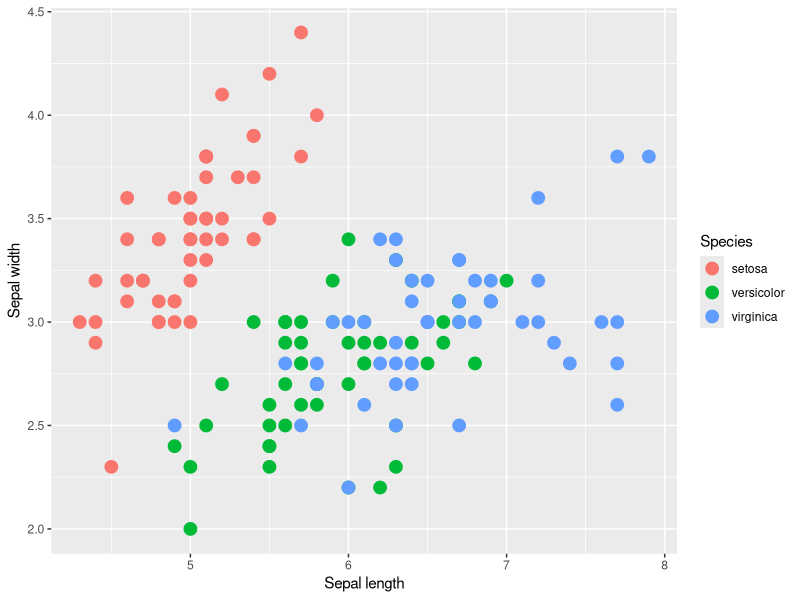
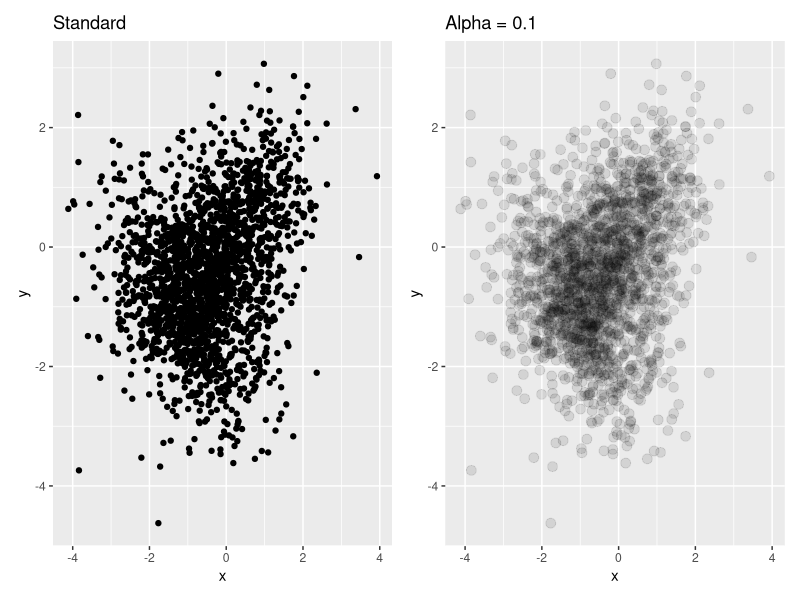
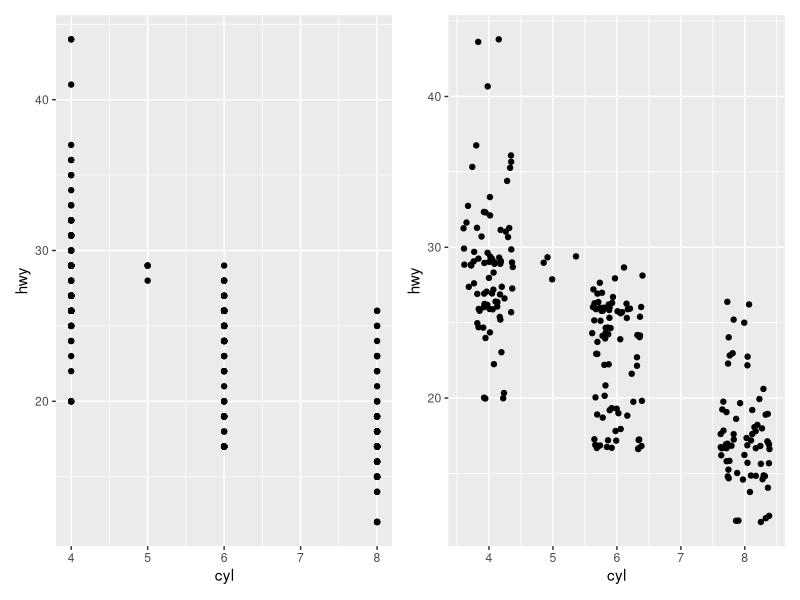
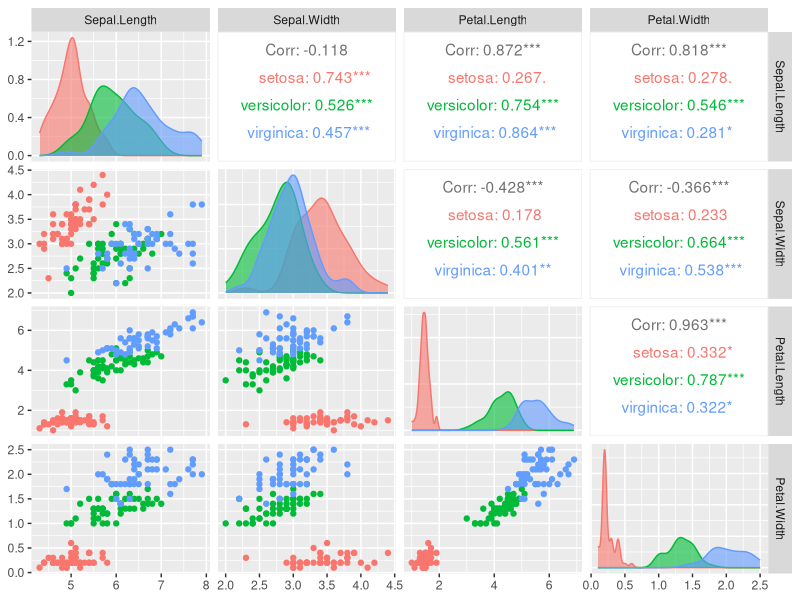
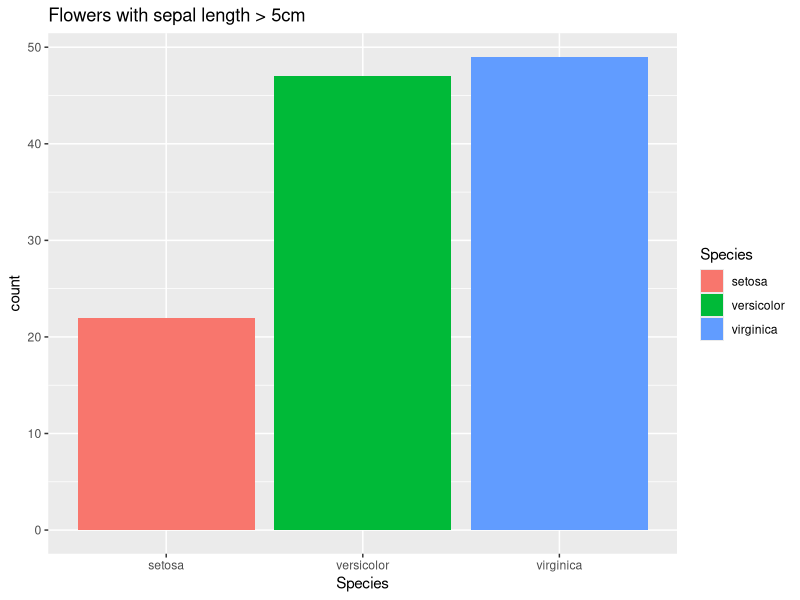
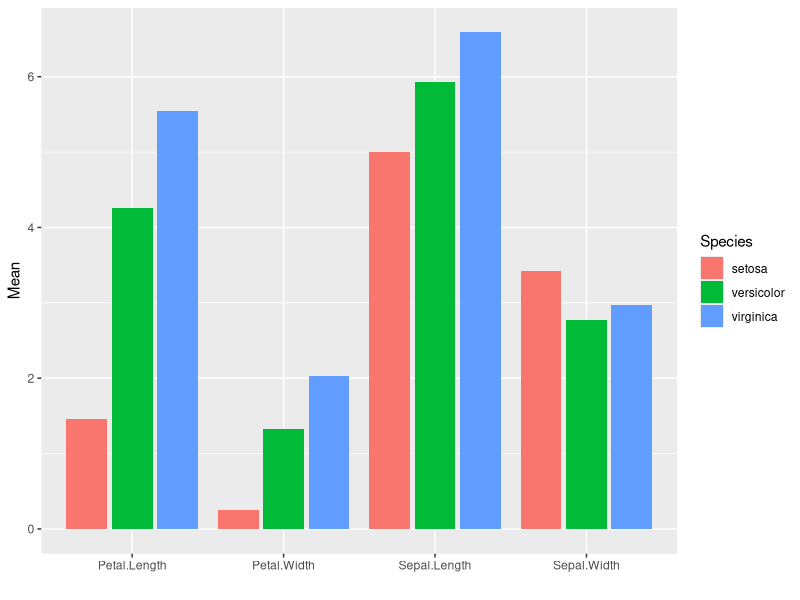
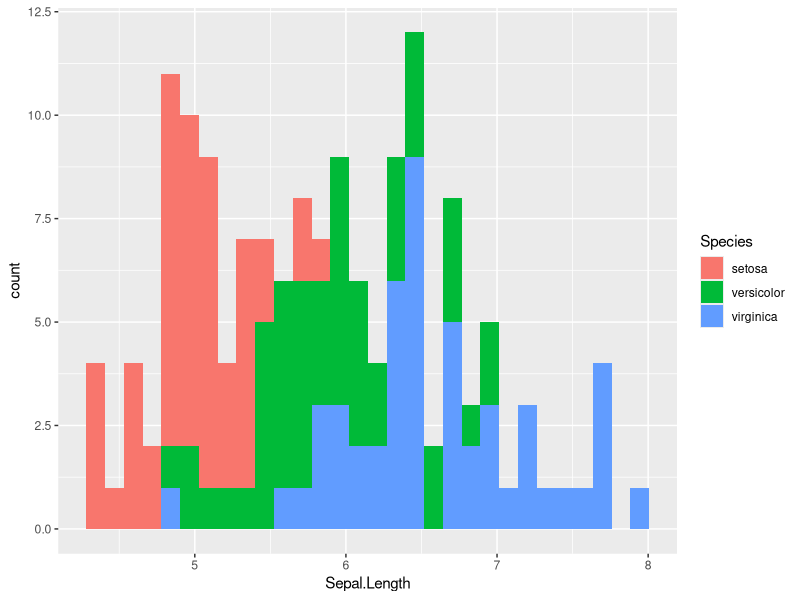
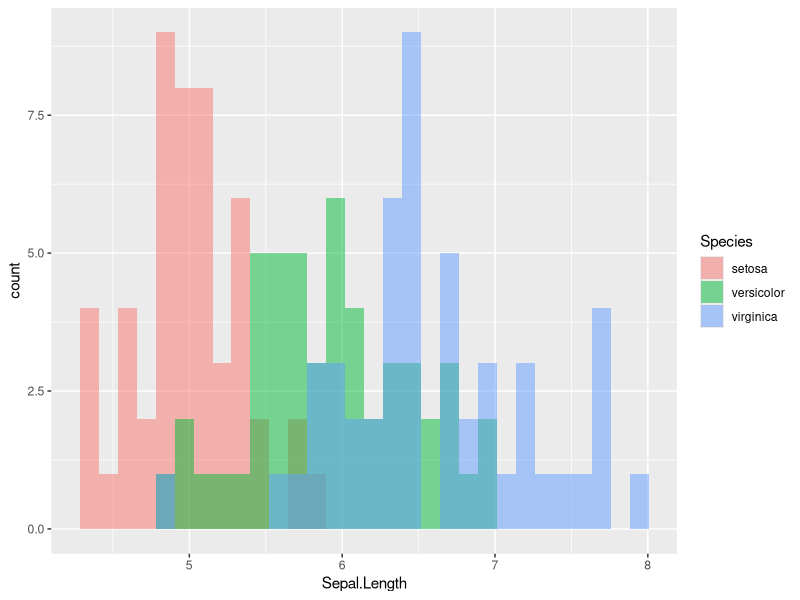

The R source for these figures, in order:
## ---- chunk 1
library(ggplot2)

# Data structure and manipulation libraries
library(dplyr)
library(tidyr)

# Library for combining ggplots 
library(patchwork)

## ---- chunk 2
#| label: scatter-standard
ggplot(iris, aes(x=Sepal.Length, y=Sepal.Width, color=Species)) + 
  geom_point(size = 4) +
  xlab("Sepal length") +
  ylab("Sepal width")
## ---- chunk 3
#| label: scatter-alpha
n <- 1000
R <- matrix(c(1, .5, 0, 0,
              .5, 1, 0, 0,
              0, 0, 1, -.5,
              0, 0, -.5, 1), 
            nrow = 4, ncol = 4, byrow = TRUE)

mu = c(X1=0, X2=0, Y1=-1, Y2=-1)
data = mvtnorm::rmvnorm(n, mean=mu, sigma=R )

df <- tibble(Class="C1", x = data[,"X1"], y=data[, "X2"]) |> 
        bind_rows(
          tibble(Class="C2", x = data[,"Y1"], y=data[, "Y2"])
        )

p1 <- ggplot(df, aes(x=x, y=y)) +
  geom_point() +
  ggtitle("Standard")

p2 <- ggplot(df, aes(x=x, y=y)) +
  geom_point(alpha=0.1, size=3)+
  ggtitle("Alpha = 0.1")


p1 + p2
## ---- chunk 4
#| label: scatter-jitter
p1 <- ggplot(mpg, aes(cyl, hwy)) + 
  geom_point()

p2 <- ggplot(mpg, aes(cyl, hwy)) + 
  geom_point(position = "jitter")

 p1 + p2
## ---- chunk 5
#| label: scatter-pair
library(GGally)
ggpairs(iris, columns = 1:4, aes(color=Species, fill=Species),
        diag = list(continuous = wrap("densityDiag", alpha=0.6)))
## ---- chunk 6
#| label: bar1
iris |> 
  filter(Sepal.Length > 5) |> 
  
  ggplot(aes(x=Species, fill=Species)) +
  geom_bar() +
  ggtitle("Flowers with sepal length > 5cm")
## ---- chunk 7
#| label: bar2
iris |> 
  group_by(Species) |> 
  summarise_all(mean) |> 
  pivot_longer(-Species, values_to = "Mean") |>
  
  ggplot(aes(x=name, y=Mean, fill=Species)) +
  geom_col(position = "dodge2") +
  xlab("")
## ---- chunk 8
#| label: hist-stack
ggplot(iris, aes(x=Sepal.Length, fill=Species)) +
  geom_histogram()

## ---- chunk 9
#| label: hist-overlap
ggplot(iris, aes(x=Sepal.Length, fill=Species)) +
  geom_histogram(position="identity", alpha=0.5)

## ---- chunk 10
#| label: box-standard
ggplot(iris, aes(x=Sepal.Length, y=Species, fill=Species)) +
  geom_boxplot()
## ---- chunk 11
#| label: box-grouped
iris |>
  pivot_longer(cols = -Species) |>
  ggplot(aes(y=value, x=name, fill=Species)) +
  geom_boxplot() + 
  labs(y = "cm", x="")
## ---- chunk 12
#| label: kde-standard
ggplot(iris, aes(x=Sepal.Length, color=Species, fill = Species)) +
  geom_density(alpha=0.6) +
  xlim(bounds=c(4, 8.5))
## ---- chunk 13
#| label: kde-stacked
ggplot(iris, aes(x=Sepal.Length, color=Species, fill = Species)) +
  geom_density(position="stack", alpha=0.8) +
  xlim(bounds=c(4, 8.5))
## ---- chunk 14
#| label: kde-faceted
ggplot(iris, aes(x=Sepal.Length, fill=Species, color=Species)) +
  geom_density(show.legend = F, alpha=0.8) + 
  facet_grid(Species ~ .) +
  xlim(c(4,8.5))
## ---- chunk 15
#| label: kde-ridge
library(ggridges)

ggplot(lincoln_weather, aes(x = `Mean Temperature [F]`, y = Month, fill = stat(x))) +
  geom_density_ridges_gradient(scale = 0.95, rel_min_height = 0.01) +
  scale_fill_viridis_c(name = "Temp. [F]", option = "C") +
  coord_flip()
## ---- chunk 16
#| label: theme-defaults
p1 <- ggplot(iris, aes(x=Sepal.Length, y=Sepal.Width, color=Species)) + 
  geom_point(show.legend = F) +
  xlab("Sepal length") +
  ylab("Sepal width")

(p1 + theme_gray() + ggtitle("Gray")) +
(p1 + theme_minimal()+ ggtitle("Minimal")) +
(p1 + theme_bw()+ ggtitle("Black and white")) +
(p1 + theme_classic()+ ggtitle("Classic")) +
(p1 + theme_dark()+ ggtitle("Dark")) +
(p1 + theme_light()+ ggtitle("Light"))

